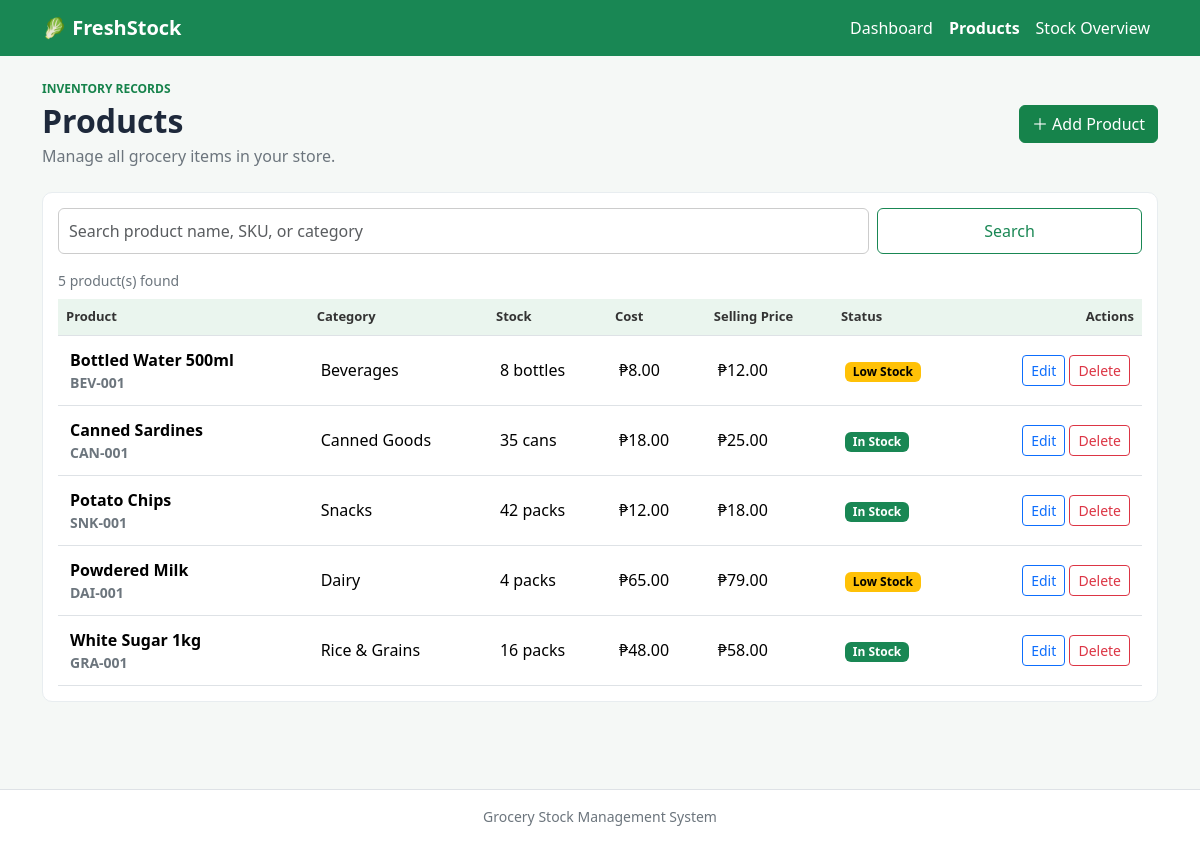
/products.php, run on the app's committed database.
### tables this page shows
CREATE TABLE IF NOT EXISTS products (
    id INT UNSIGNED AUTO_INCREMENT PRIMARY KEY,
    product_name VARCHAR(120) NOT NULL,
    sku VARCHAR(50) NOT NULL UNIQUE,
    category VARCHAR(80) NOT NULL,
    quantity INT UNSIGNED NOT NULL DEFAULT 0,
    unit VARCHAR(20) NOT NULL DEFAULT 'pcs',
    cost_price DECIMAL(10,2) NOT NULL DEFAULT 0.00,
    selling_price DECIMAL(10,2) NOT NULL DEFAULT 0.00,
    reorder_level INT UNSIGNED NOT NULL DEFAULT 5,
    supplier VARCHAR(120) NULL,
    expiry_date DATE NULL,
    created_at TIMESTAMP DEFAULT CURRENT_TIMESTAMP,
    updated_at TIMESTAMP DEFAULT CURRENT_TIMESTAMP ON UPDATE CURRENT_TIMESTAMP
);

### includes/functions.php (called while the page is built, shortened)
<?php
function e($value) {
    return htmlspecialchars($value, ENT_QUOTES, 'UTF-8');
}
?>

### products.php (the view, shortened to what this page needs)
<?php
require_once 'config.php';
require_once 'includes/functions.php';
$search = trim($_GET['search'] ?? '');
$sql = "SELECT * FROM products";
$params = [];
$sql .= " ORDER BY product_name ASC";
$stmt = $pdo->prepare($sql);
$stmt->execute($params);
$products = $stmt->fetchAll();
require 'includes/header.php';
?>
<div class="d-flex flex-wrap justify-content-between align-items-center gap-2 mb-4">
    <div>
        <p class="eyebrow mb-1">INVENTORY RECORDS</p>
        <h1 class="h2 fw-bold mb-1">Products</h1>
        <p class="text-secondary mb-0">Manage all grocery items in your store.</p>
    </div>
    <a href="product_form.php" class="btn btn-success">＋ Add Product</a>
</div>
<div class="panel">
    <form class="row g-2 mb-3" method="get">
        <div class="col-sm-9">
            <input class="form-control" type="search"
                   name="search"
                   value="<?= e($search) ?>"
                   placeholder="Search product name, SKU, or category">
        </div>
        <div class="col-sm-3 d-grid">
            <button class="btn btn-outline-success">Search</button>
        </div>
    </form>
    <div class="d-flex justify-content-between small text-secondary mb-2">
        <span><?= count($products) ?> product(s) found</span>
    </div>
    <div class="table-responsive">
        <table class="table table-hover align-middle">
            <thead>
                <tr>
                    <th>Product</th>
                    <th>Category</th>
                    <th>Stock</th>
                    <th>Cost</th>
                    <th>Selling Price</th>
                    <th>Status</th>
                    <th class="text-end">Actions</th>
                </tr>
            </thead>
            <tbody>
                <?php foreach ($products as $p): ?>
                <tr>
                    <td class="fw-semibold">
                        <?= e($p['product_name']) ?>
                        <div class="small text-secondary">
                            <?= e($p['sku']) ?>
                        </div>
                    </td>
                    <td><?= e($p['category']) ?></td>
                    <td>
                        <?= number_format((int)$p['quantity']) ?>
                        <?= e($p['unit']) ?>
                    </td>
                    <td>₱<?= number_format((float)$p['cost_price'], 2) ?></td>
                    <td>₱<?= number_format((float)$p['selling_price'], 2) ?></td>
                    <td>
                        <?php if ((int)$p['quantity'] <= (int)$p['reorder_level']): ?>
                            <span class="badge text-bg-warning">Low Stock</span>
                        <?php else: ?>
                            <span class="badge text-bg-success">In Stock</span>
                        <?php endif; ?>
                    </td>
                    <td class="text-end text-nowrap">
                        <a class="btn btn-sm btn-outline-primary"
                           href="product_form.php?id=<?= (int)$p['id'] ?>">
                            Edit
                        </a>
                        <form class="d-inline" method="post"
                              action="delete_product.php"
                              onsubmit="return confirm('Delete this product permanently?');">
                            <button class="btn btn-sm btn-outline-danger">
                                Delete
                            </button>
                        </form>
                    </td>
                </tr>
                <?php endforeach; ?>
            </tbody>
        </table>
    </div>
</div>
<?php require 'includes/footer.php'; ?>

### assets/style.css (style rules this page uses)
:root { --green: #16834b; --ink: #1e293b; --muted: #64748b; --line: #e8edf0; }
body { background-color: #f5f8f6; color: var(--ink); min-height: 100vh; }
.eyebrow { color: var(--green); font-size: 12px; font-weight: bold; }
.stat-card, .panel { background-color: white; border: 1px solid var(--line); border-radius: 10px; padding: 15px; margin-bottom: 15px; }
.table { margin-bottom: 0; }
.table thead th { background-color: #eaf5ee; color: #333; font-size: 13px; }
.table td { padding: 12px; }
.form-control, .form-select { padding: 10px; border: 1px solid #ccc; }
.btn-success { background-color: var(--green); border-color: var(--green); }

### data on the page
products: product_name "Bottled Water 500ml", sku "BEV-001", category "Beverages", quantity "8", unit "bottles", cost_price "8.00", selling_price "12.00", reorder_level "Low Stock"
products: product_name "Canned Sardines", sku "CAN-001", category "Canned Goods", quantity "35", unit "cans", cost_price "18.00", selling_price "25.00", reorder_level "In Stock"
products: product_name "Potato Chips", sku "SNK-001", category "Snacks", quantity "42", unit "packs", cost_price "12.00", selling_price "18.00", reorder_level "In Stock"
products: product_name "Powdered Milk", sku "DAI-001", category "Dairy", quantity "4", unit "packs", cost_price "65.00", selling_price "79.00", reorder_level "Low Stock"
products: product_name "White Sugar 1kg", sku "GRA-001", category "Rice & Grains", quantity "16", unit "packs", cost_price "48.00", selling_price "58.00", reorder_level "In Stock"

### other printed values
count($products) "5"
